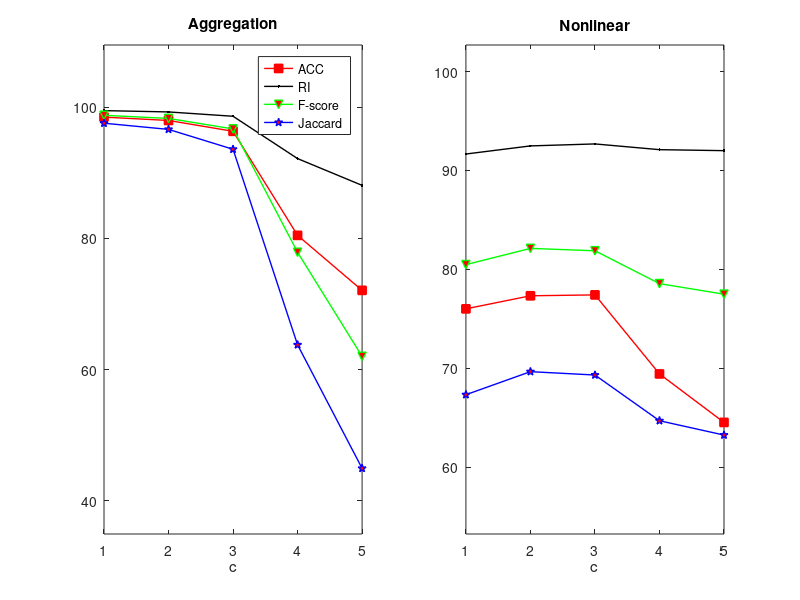
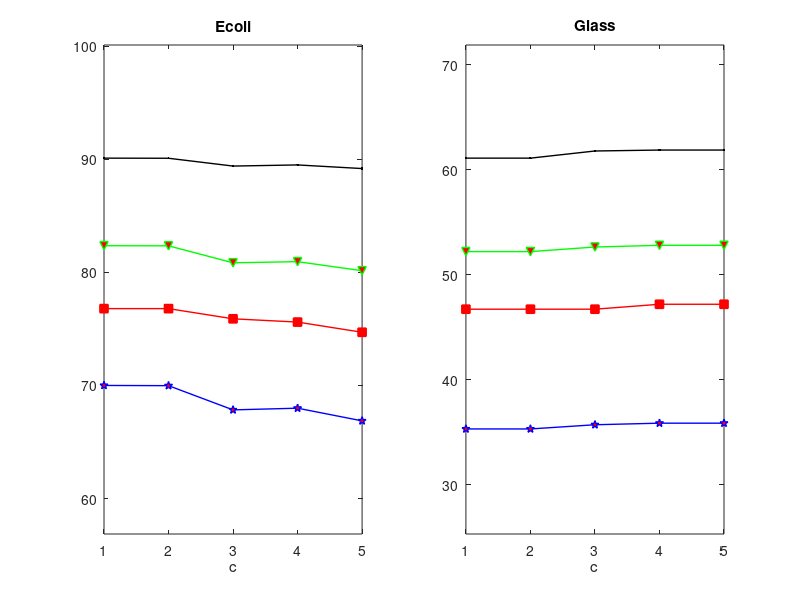
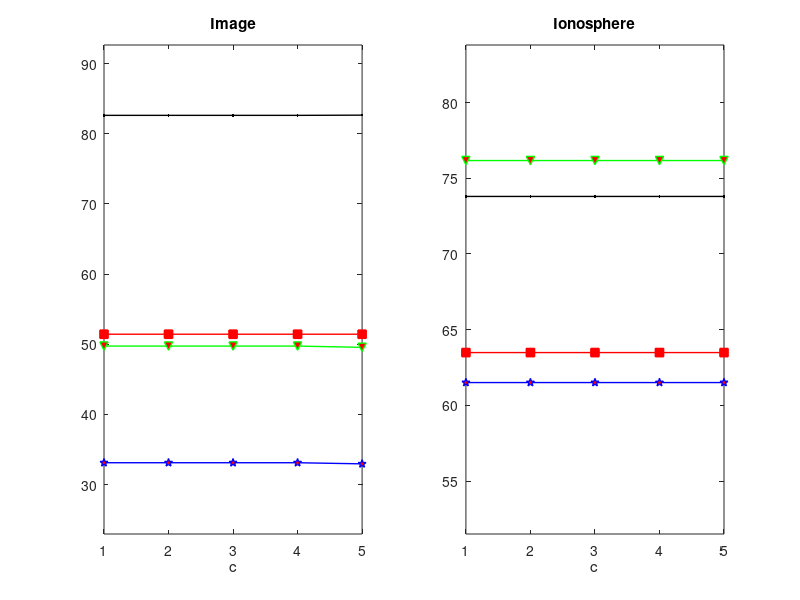
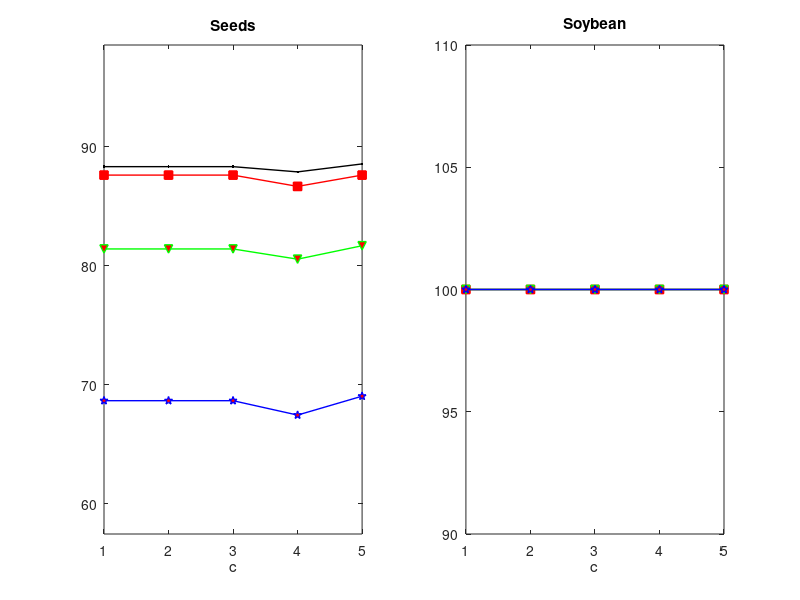

MATLAB code to generate these figures, in order:
% the number of nearest neighbors: floor(dim.n/(1+c*k)),c=0.2,0.4,0.6,0.8,1.0,
clear, clc, 

% Seeds, lambda = ;
% acc= [86.52, 86.52, 86.52, 86.52, 85.96, 86.52, 87.08, 85.96, 85.96,85.96]';
% ri = [90.49, 90.49, 90.49, 90.49, 89.81, 90.49, 90.81, 90.19, 90.19,90.19]';
% fs = [83.95, 83.95, 83.95, 83.95, 82.82, 83.95, 84.57, 83.35, 83.35,83.35]';
% jac= [72.34, 72.34, 72.34, 72.34, 70.68, 72.34, 73.26, 71.45, 71.45,71.45]';
% Wine,lambda = 5;
% acc= [86.52, 86.52, 86.52, 86.52, 85.96, 86.52, 87.08, 85.96, 85.96,85.96]';
% ri = [90.49, 90.49, 90.49, 90.49, 89.81, 90.49, 90.81, 90.19, 90.19,90.19]';
% fs = [83.95, 83.95, 83.95, 83.95, 82.82, 83.95, 84.57, 83.35, 83.35,83.35]';
% jac= [72.34, 72.34, 72.34, 72.34, 70.68, 72.34, 73.26, 71.45, 71.45,71.45]';
% Zoo,lambda = 17;
% acc= [83.17, 83.17, 82.18, 82.18, 82.18, 82.18, 82.18, 74.26, 74.26,74.26]';
% ri = [95.33, 95.33, 94.61, 94.61, 94.61, 94.61, 94.61, 90.18, 90.18,90.18]';
% fs = [89.04, 89.04, 87.16, 87.16, 87.16, 87.16, 87.16, 73.81, 73.81,73.81]';
% jac= [80.25, 80.25, 77.24, 77.24, 77.24, 77.24, 77.24, 58.49, 58.49,58.49]';
% boxplot([acc,ri,fs,jac],{'ACC','RI','F-score','Jaccard'})
% % metrics = {'ACC','RI','F-score','Jaccard'};
% % boxplot([acc,ri,fs,jac],metrics)
% title('Wine')

metrics = {'ACC','RI','F-score','Jaccard'};
x = [1:1:5];
%Agg:
ACC=[98.48; 97.97; 96.32; 80.46; 72.08];
RI = [99.47; 99.27; 98.61; 92.16; 88.08];
FS = [98.76; 98.28; 96.68; 77.88; 62.02];
JAC=[97.55; 96.61; 93.58; 63.78; 44.95];
figure(1);
subplot(1,2,1)
plot(x,ACC,'-rs','MarkerSize',6,'MarkerFaceColor','r','LineWidth',1);
hold on;
plot(x,RI,'-k.','MarkerSize',6,'MarkerFaceColor','r','LineWidth',1);
hold on;
plot(x,FS,'-gv','MarkerSize',6,'MarkerFaceColor','r','LineWidth',1);
hold on;
plot(x,JAC,'-bp','MarkerSize',6,'MarkerFaceColor','r','LineWidth',1);
hold on;
title('Aggregation')
xlabel('c');
axis([1,5,min(JAC)-10,max(RI)+10])
ylf_legend = legend('ACC','RI','F-score','Jaccard');
%set(ylf_legend,'Interpreter','latex');
%set(gca, 'YGrid', 'on');
%set(gca, 'XGrid', 'on');

%Nonlinear:
ACC=[76.01; 77.33; 77.42; 69.43; 64.53];
RI = [91.66; 92.48; 92.68; 92.10; 92.00];
FS = [80.48; 82.12; 81.88; 78.56; 77.49];
JAC=[67.33; 69.66; 69.32; 64.70; 63.25];
subplot(1,2,2)
plot(x,ACC,'-rs','MarkerSize',6,'MarkerFaceColor','r','LineWidth',1);
hold on;
plot(x,RI,'-k.','MarkerSize',6,'MarkerFaceColor','r','LineWidth',1);
hold on;
plot(x,FS,'-gv','MarkerSize',6,'MarkerFaceColor','r','LineWidth',1);
hold on;
plot(x,JAC,'-bp','MarkerSize',6,'MarkerFaceColor','r','LineWidth',1);
hold on;
axis([1,5,min(JAC)-10,max(RI)+10])
xlabel('c');
title('Nonlinear')

%Ecoli:
ACC=[76.79; 76.79; 75.89; 75.60; 74.70];
RI =  [90.09; 90.08; 89.39; 89.49; 89.17];
FS = [82.35; 82.34; 80.84; 80.94; 80.14];
JAC=[70.00; 69.98; 67.84;67.99; 66.87];
figure(2);
subplot(1,2,1)
plot(x,ACC,'-rs','MarkerSize',6,'MarkerFaceColor','r','LineWidth',1);
hold on;
plot(x,RI,'-k.','MarkerSize',6,'MarkerFaceColor','r','LineWidth',1);
hold on;
plot(x,FS,'-gv','MarkerSize',6,'MarkerFaceColor','r','LineWidth',1);
hold on;
plot(x,JAC,'-bp','MarkerSize',6,'MarkerFaceColor','r','LineWidth',1);
hold on;
axis([1,5,min(JAC)-10,max(RI)+10])
xlabel('c');
title('Ecoli')

%Glass: 
ACC=[46.73; 46.73; 46.73; 47.20; 47.20];
RI =  [61.11; 61.11; 61.79; 61.88; 61.88];
FS = [52.21; 52.21; 52.65; 52.81; 52.81];
JAC=[35.33; 35.33; 35.73; 35.88; 35.88];
subplot(1,2,2)
plot(x,ACC,'-rs','MarkerSize',6,'MarkerFaceColor','r','LineWidth',1);
hold on;
plot(x,RI,'-k.','MarkerSize',6,'MarkerFaceColor','r','LineWidth',1);
hold on;
plot(x,FS,'-gv','MarkerSize',6,'MarkerFaceColor','r','LineWidth',1);
hold on;
plot(x,JAC,'-bp','MarkerSize',6,'MarkerFaceColor','r','LineWidth',1);
hold on;
axis([1,5,min(JAC)-10,max(RI)+10])
xlabel('c');
title('Glass')

%Image:
ACC=[51.43; 51.43; 51.43; 51.43; 51.43];
RI =  [82.63; 82.63; 82.63; 82.63; 82.66];
FS = [49.74; 49.74; 49.74; 49.74; 49.56];
JAC=[33.11; 33.11; 33.11; 33.11; 32.95];
figure(3);
subplot(1,2,1)
plot(x,ACC,'-rs','MarkerSize',6,'MarkerFaceColor','r','LineWidth',1);
hold on;
plot(x,RI,'-k.','MarkerSize',6,'MarkerFaceColor','r','LineWidth',1);
hold on;
plot(x,FS,'-gv','MarkerSize',6,'MarkerFaceColor','r','LineWidth',1);
hold on;
plot(x,JAC,'-bp','MarkerSize',6,'MarkerFaceColor','r','LineWidth',1);
hold on;
axis([1,5,min(JAC)-10,max(RI)+10])
xlabel('c');
title('Image')

%Ionosphere:
ACC=[63.49; 63.49; 63.49; 63.49; 63.49];
RI =  [73.80; 73.80; 73.80; 73.80; 73.80];
FS = [76.17; 76.17; 76.17; 76.17; 76.17];
JAC=[61.51; 61.51; 61.51; 61.51; 61.51];
subplot(1,2,2)
plot(x,ACC,'-rs','MarkerSize',6,'MarkerFaceColor','r','LineWidth',1);
hold on;
plot(x,RI,'-k.','MarkerSize',6,'MarkerFaceColor','r','LineWidth',1);
hold on;
plot(x,FS,'-gv','MarkerSize',6,'MarkerFaceColor','r','LineWidth',1);
hold on;
plot(x,JAC,'-bp','MarkerSize',6,'MarkerFaceColor','r','LineWidth',1);
hold on;
axis([1,5,min(JAC)-10,max(RI)+10])
xlabel('c');
title('Ionosphere')

%Seeds:
ACC=[87.62; 87.62; 87.62; 86.67; 87.62];
RI =  [88.33; 88.33; 88.33; 87.89; 88.56];
FS = [81.41; 81.41; 81.41; 80.55; 81.68];
JAC=[68.65; 68.65; 68.65; 67.44; 69.03];
figure(4);
subplot(1,2,1)
plot(x,ACC,'-rs','MarkerSize',6,'MarkerFaceColor','r','LineWidth',1);
hold on;
plot(x,RI,'-k.','MarkerSize',6,'MarkerFaceColor','r','LineWidth',1);
hold on;
plot(x,FS,'-gv','MarkerSize',6,'MarkerFaceColor','r','LineWidth',1);
hold on;
plot(x,JAC,'-bp','MarkerSize',6,'MarkerFaceColor','r','LineWidth',1);
hold on;
axis([1,5,min(JAC)-10,max(RI)+10])
xlabel('c');
title('Seeds')

%Soybean:
ACC=[100.00; 100.00; 100.00; 100.00; 100.00];
RI =  [100.00; 100.00; 100.00; 100.00; 100.00];
FS = [100.00; 100.00; 100.00; 100.00; 100.00];
JAC=[100.00; 100.00; 100.00; 100.00; 100.00];
subplot(1,2,2)
plot(x,ACC,'-rs','MarkerSize',6,'MarkerFaceColor','r','LineWidth',1);
hold on;
plot(x,RI,'-k.','MarkerSize',6,'MarkerFaceColor','r','LineWidth',1);
hold on;
plot(x,FS,'-gv','MarkerSize',6,'MarkerFaceColor','r','LineWidth',1);
hold on;
plot(x,JAC,'-bp','MarkerSize',6,'MarkerFaceColor','r','LineWidth',1);
hold on;
axis([1,5,min(JAC)-10,max(RI)+10])
xlabel('c');
title('Soybean')

%Wine:
ACC=[86.52; 86.52; 86.52; 86.52; 86.52];
RI =  [90.49; 90.49; 90.49; 90.49; 90.49];
FS = [83.95; 83.95; 83.95; 83.95; 83.95];
JAC=[72.34; 72.34; 72.34; 72.34; 72.34];
figure(5);
subplot(1,2,1)
plot(x,ACC,'-rs','MarkerSize',6,'MarkerFaceColor','r','LineWidth',1);
hold on;
plot(x,RI,'-k.','MarkerSize',6,'MarkerFaceColor','r','LineWidth',1);
hold on;
plot(x,FS,'-gv','MarkerSize',6,'MarkerFaceColor','r','LineWidth',1);
hold on;
plot(x,JAC,'-bp','MarkerSize',6,'MarkerFaceColor','r','LineWidth',1);
hold on;
axis([1,5,min(JAC)-10,max(RI)+10])
xlabel('c');
title('Wine')

%Zoo:
ACC=[83.17; 83.17; 82.18; 82.18; 82.18];
RI =  [95.33; 95.33; 94.61; 94.61; 94.61];
FS = [89.04; 89.04; 87.16; 87.16; 87.16];
JAC=[80.25; 80.25; 77.24; 77.24; 77.24];
subplot(1,2,2)
plot(x,ACC,'-rs','MarkerSize',6,'MarkerFaceColor','r','LineWidth',1);
hold on;
plot(x,RI,'-k.','MarkerSize',6,'MarkerFaceColor','r','LineWidth',1);
hold on;
plot(x,FS,'-gv','MarkerSize',6,'MarkerFaceColor','r','LineWidth',1);
hold on;
plot(x,JAC,'-bp','MarkerSize',6,'MarkerFaceColor','r','LineWidth',1);
hold on;
axis([1,5,min(JAC)-10,max(RI)+10])
xlabel('c');
title('Zoo')




